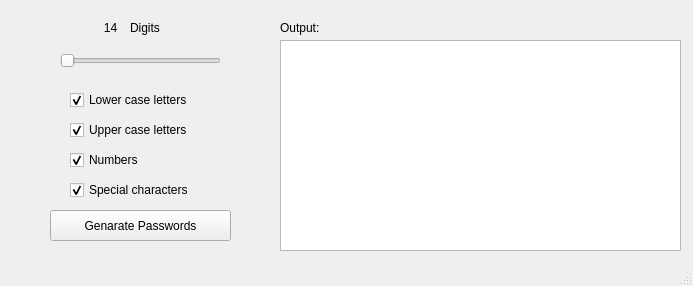
<?xml version="1.0" encoding="UTF-8"?>
<ui version="4.0">
 <class>MainWindow</class>
 <widget class="QMainWindow" name="MainWindow">
  <property name="geometry">
   <rect>
    <x>0</x>
    <y>0</y>
    <width>693</width>
    <height>286</height>
   </rect>
  </property>
  <property name="sizePolicy">
   <sizepolicy hsizetype="Fixed" vsizetype="Fixed">
    <horstretch>0</horstretch>
    <verstretch>0</verstretch>
   </sizepolicy>
  </property>
  <property name="windowTitle">
   <string>Password Generator</string>
  </property>
  <property name="layoutDirection">
   <enum>Qt::LeftToRight</enum>
  </property>
  <property name="autoFillBackground">
   <bool>true</bool>
  </property>
  <property name="unifiedTitleAndToolBarOnMac">
   <bool>false</bool>
  </property>
  <widget class="QWidget" name="centralwidget">
   <widget class="QPushButton" name="genButton">
    <property name="geometry">
     <rect>
      <x>50</x>
      <y>210</y>
      <width>181</width>
      <height>31</height>
     </rect>
    </property>
    <property name="text">
     <string>Genarate Passwords</string>
    </property>
   </widget>
   <widget class="QCheckBox" name="lcBox">
    <property name="geometry">
     <rect>
      <x>70</x>
      <y>90</y>
      <width>141</width>
      <height>20</height>
     </rect>
    </property>
    <property name="text">
     <string>Lower case letters</string>
    </property>
    <property name="checked">
     <bool>true</bool>
    </property>
   </widget>
   <widget class="QCheckBox" name="ucBox">
    <property name="geometry">
     <rect>
      <x>70</x>
      <y>120</y>
      <width>141</width>
      <height>20</height>
     </rect>
    </property>
    <property name="text">
     <string>Upper case letters</string>
    </property>
    <property name="checked">
     <bool>true</bool>
    </property>
   </widget>
   <widget class="QCheckBox" name="numBox">
    <property name="geometry">
     <rect>
      <x>70</x>
      <y>150</y>
      <width>141</width>
      <height>20</height>
     </rect>
    </property>
    <property name="text">
     <string>Numbers</string>
    </property>
    <property name="checked">
     <bool>true</bool>
    </property>
   </widget>
   <widget class="QCheckBox" name="checkBox_4">
    <property name="geometry">
     <rect>
      <x>70</x>
      <y>180</y>
      <width>141</width>
      <height>20</height>
     </rect>
    </property>
    <property name="text">
     <string>Special characters</string>
    </property>
    <property name="checked">
     <bool>true</bool>
    </property>
   </widget>
   <widget class="QSlider" name="horizontalSlider">
    <property name="geometry">
     <rect>
      <x>60</x>
      <y>50</y>
      <width>161</width>
      <height>22</height>
     </rect>
    </property>
    <property name="minimum">
     <number>12</number>
    </property>
    <property name="maximum">
     <number>36</number>
    </property>
    <property name="singleStep">
     <number>2</number>
    </property>
    <property name="orientation">
     <enum>Qt::Horizontal</enum>
    </property>
   </widget>
   <widget class="QLabel" name="sizeCountLabel">
    <property name="geometry">
     <rect>
      <x>100</x>
      <y>20</y>
      <width>21</width>
      <height>16</height>
     </rect>
    </property>
    <property name="text">
     <string>14</string>
    </property>
    <property name="alignment">
     <set>Qt::AlignCenter</set>
    </property>
   </widget>
   <widget class="QLabel" name="label_2">
    <property name="geometry">
     <rect>
      <x>130</x>
      <y>20</y>
      <width>41</width>
      <height>16</height>
     </rect>
    </property>
    <property name="text">
     <string>Digits</string>
    </property>
    <property name="alignment">
     <set>Qt::AlignLeading|Qt::AlignLeft|Qt::AlignVCenter</set>
    </property>
   </widget>
   <widget class="QPlainTextEdit" name="plainTextEdit">
    <property name="geometry">
     <rect>
      <x>280</x>
      <y>40</y>
      <width>401</width>
      <height>211</height>
     </rect>
    </property>
    <property name="cursor" stdset="0">
     <cursorShape>IBeamCursor</cursorShape>
    </property>
    <property name="readOnly">
     <bool>true</bool>
    </property>
   </widget>
   <widget class="QLabel" name="label_3">
    <property name="geometry">
     <rect>
      <x>280</x>
      <y>20</y>
      <width>51</width>
      <height>16</height>
     </rect>
    </property>
    <property name="text">
     <string>Output:</string>
    </property>
    <property name="alignment">
     <set>Qt::AlignLeading|Qt::AlignLeft|Qt::AlignVCenter</set>
    </property>
   </widget>
  </widget>
  <widget class="QStatusBar" name="statusbar"/>
 </widget>
 <resources/>
 <connections/>
</ui>
